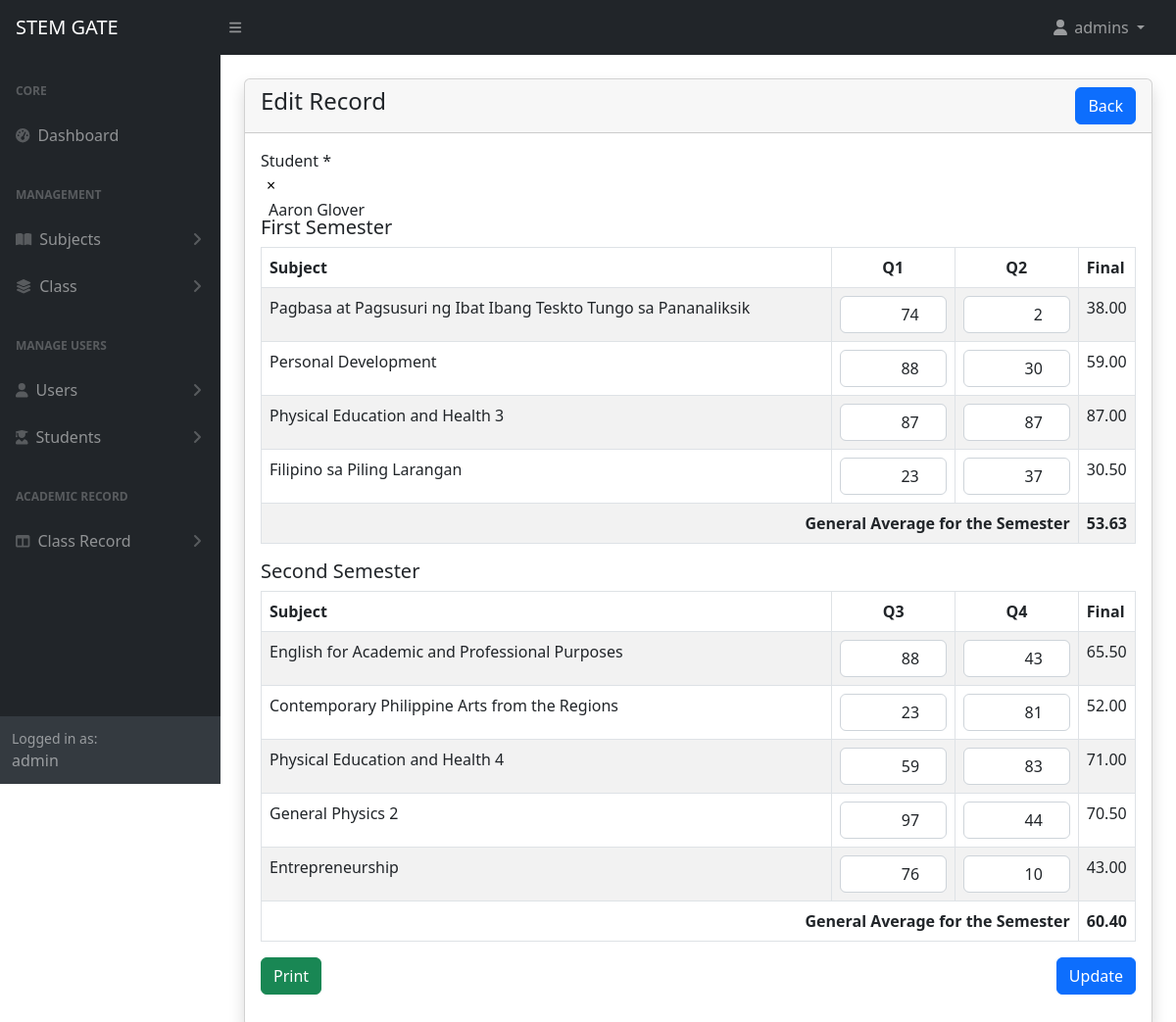
/admin/grades-edit.php?id=52&class-id=21&name=STEM+A1 (signed in), run on the app's committed database.
### tables this page shows
CREATE TABLE `subjects` (
  `id` int(11) NOT NULL,
  `name` varchar(191) NOT NULL,
  `subject_code` varchar(191) DEFAULT NULL,
  `subject_type` tinyint(1) NOT NULL,
  `created_at` timestamp NOT NULL DEFAULT current_timestamp()
);

CREATE TABLE `grades` (
  `id` int(11) NOT NULL,
  `student_id` int(11) NOT NULL,
  `record_id` int(11) NOT NULL,
  `grades` longtext NOT NULL CHECK (json_valid(`grades`)),
  `gen_avg_first` varchar(191) DEFAULT NULL,
  `gen_avg_second` varchar(191) DEFAULT NULL,
  `created_at` date NOT NULL DEFAULT current_timestamp()
);

### admin/grades-edit.php (the view, shortened to what this page needs)
<?php include('includes/header.php') ?>
<div class="container-fluid px-4">
    <div class="card mt-4 shadow">
        <div class="card-header">
            <?php if (isset($_GET['id']) && isset($_GET['name'])) : ?>
                <h4 class="mb-0">Edit Record
                    <a href="grades.php?id=<?= $_GET['class-id']; ?>&name=<?= urlencode($_GET['name']) ?>" class="btn btn-primary float-end">Back</a>
                </h4>
            <?php endif; ?>
        </div>
        <div class="card-body">
            <form id="gradesForm">
                <?php
                $parmValue = checkParamId('id');
                $record = getById('class_record', $_GET['class-id']);
                $class_id = $record['data']['class_id'];
                $grades = getById('grades', $parmValue);
                if ($grades['status'] == 200) {
                    $tableRows = retrieveTable($class_id, $grades['data']['grades']);
                    $tableRowsSemester1 = $tableRows['semester1'];
                    $tableRowsSemester2 = $tableRows['semester2'];
                ?>
                    <div class="row">
                        <div class="col-md-12 mb-3">
                            <label for="">Student *</label>
                        </div>
                    </div>
                    <div class="row">
                        <div class="col-md-12">
                            <h5>First Semester</h5>
                            <table id="semester1-table" class="table table-bordered table-striped table-hover">
                                <thead>
                                    <tr>
                                        <th width="70%">Subject</th>
                                        <th class="text-center" width="15%">Q1</th>
                                        <th class="text-center" width="15%">Q2</th>
                                        <th width="15%">Final</th>
                                    </tr>
                                </thead>
                                <tbody>
                                    <?php echo $tableRowsSemester1; ?>
                                    <tr class="fw-bold">
                                        <td class="text-end" colspan="3">General Average for the Semester</td>
                                        <td id="semester1-general-average"><?= $grades['data']['gen_avg_first'] ?></td>
                                    </tr>
                                </tbody>
                            </table>
                            <h5>Second Semester</h5>
                            <table id="semester2-table" class="table table-bordered table-striped table-hover">
                                <thead>
                                    <tr>
                                        <th width="70%">Subject</th>
                                        <th class="text-center" width="15%">Q3</th>
                                        <th class="text-center" width="15%">Q4</th>
                                        <th width="15%">Final</th>
                                    </tr>
                                </thead>
                                <tbody>
                                    <?php echo $tableRowsSemester2; ?>
                                    <tr class="fw-bold">
                                        <td class="text-end" colspan="3">General Average for the Semester</td>
                                        <td id="semester2-general-average"><?= $grades['data']['gen_avg_second'] ?></td>
                                    </tr>
                                </tbody>
                            </table>
                        </div>
                        <div class="col-md-12 mb-3">
                            <a href="grades-print.php?id=<?= $_GET['id']; ?>" class="btn btn-success">Print</a>
                            <button type="submit" name="updateGrade" class="btn btn-primary float-end">Update</button>
                        </div>
                    </div>
                <?php
                } else {
                    echo '<h5>' . $grades['message'] . '</h5>';
                }
                ?>
            </form>
        </div>
    </div>
</div>
<?php include('includes/footer.php') ?>

### config/function.php (shortened to what this page needs)
<?php
require 'dbcon.php';
function validate($inputData)
{
    global $conn;
    $validatedData = mysqli_real_escape_string($conn, $inputData);
    return trim($validatedData);
}
function getById($tableName, $id)
{
    global $conn;
    $table = validate($tableName);
    $id = validate($id);
    $query = "SELECT * FROM $table WHERE id='$id' LIMIT 1";
    $result = mysqli_query($conn, $query);
    if ($result) {
        if (mysqli_num_rows($result) == 1) {
            $row = mysqli_fetch_assoc($result);
            $response = [
                'status' => 200,
                'data' => $row,
                'message' => 'Record Found'
            ];
            return $response;
        } else {
            $response = [
                'status' => 404,
                'message' => 'No Data Found'
            ];
            return $response;
        }
    } else {
        $response = [
            'status' => 500,
            'message' => 'Something Went Wrong'
        ];
        return $response;
    }
}
function checkParamId($type)
{
    if (isset($_GET[$type])) {
        if ($_GET[$type] != '') {
            return $_GET[$type];
        } else {
            return '<h5>No Id Found</h5>';
        }
    } else {
        return '<h5>No Id Given</h5>';
    }
}
function retrieveTable($class_id, $grades_json)
{
    global $conn;
    $tableRowsSemester1 = '';
    $tableRowsSemester2 = '';
    $query = "SELECT * FROM classes WHERE id='$class_id'";
    $result = mysqli_query($conn, $query);
    if (mysqli_num_rows($result) > 0) {
        $classData = mysqli_fetch_assoc($result);
        $subjectsData = json_decode($classData['subjects'], true);
        $grades = json_decode($grades_json, true);
        foreach ($subjectsData as $semester) {
            $semesterNumber = $semester['semester'];
            $tableRows = '';
            foreach ($semester['subjects'] as $subject) {
                $subjectId = $subject['subject_id'];
                $subjectQuery = "SELECT name FROM subjects WHERE id='$subjectId'";
                $subjectResult = mysqli_query($conn, $subjectQuery);
                $subjectRow = mysqli_fetch_assoc($subjectResult);
                $subjectName = $subjectRow['name'];
                $quarter1_grade = '';
                $quarter2_grade = '';
                $final_grade = '';
                if (isset($grades['semester' . $semesterNumber]) && is_array($grades['semester' . $semesterNumber])) {
                    foreach ($grades['semester' . $semesterNumber] as $grade) {
                        if ($grade['subject_id'] == $subjectId) {
                            $quarter1_grade = $grade['quarter_1_grade'];
                            $quarter2_grade = $grade['quarter_2_grade'];
                            $final_grade = isset($grade['final_grade']) ? $grade['final_grade'] : '';
                            break;
                        }
                    }
                }
                $tableRows .= '<tr>';
                $tableRows .= '<td><input type="hidden" name="subject_id[]" value="' . $subjectId . '"/>' . $subjectName . '</td>';
                $tableRows .= '<td><input type="number" class="form-control text-end" name="quarter1_' . $subjectId . '" value="' . $quarter1_grade . '" /></td>';
                $tableRows .= '<td><input type="number" class="form-control text-end" name="quarter2_' . $subjectId . '" value="' . $quarter2_grade . '" /></td>';
                $tableRows .= '<td>' . $final_grade . '</td>';
                $tableRows .= '</tr>';
            }
            if ($semesterNumber == 1) {
                $tableRowsSemester1 = $tableRows;
            } elseif ($semesterNumber == 2) {
                $tableRowsSemester2 = $tableRows;
            }
        }
    }
    return array('semester1' => $tableRowsSemester1, 'semester2' => $tableRowsSemester2);
}

### data on the page
subjects: name "Pagbasa at Pagsusuri ng Ibat Ibang Teskto Tungo sa Pananaliksik"
subjects: name "Personal Development"
subjects: name "Physical Education and Health 3"
subjects: name "Filipino sa Piling Larangan"
grades: gen_avg_first "53.63", gen_avg_second "60.40"
subjects: name "English for Academic and Professional Purposes"
subjects: name "Contemporary Philippine Arts from the Regions"
subjects: name "Physical Education and Health 4"
subjects: name "General Physics 2"
subjects: name "Entrepreneurship"

### other printed values
$_SESSION['loggedInUser']['name'] "admins"
$_SESSION['loggedInUser']['username'] "admin"
$final_grade "38.00"
$final_grade "59.00"
$final_grade "87.00"
$final_grade "30.50"
$final_grade "65.50"
$final_grade "52.00"
$final_grade "71.00"
$final_grade "70.50"
$final_grade "43.00"
